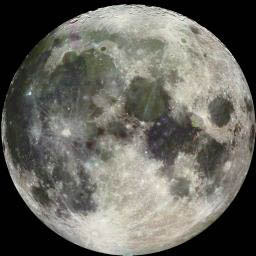
%> input picture MOON DETECTION/m3.jpg, 256 x 256 px
$ octave moon_detection.m   (GNU Octave 9; MATLAB toolbox functions it lacks are replaced by stand-ins)
%> lines starting %> are read from the running program, lines starting %| are printed output that depends on the picture
clear all;
clc

% Step 1: Read Images
%
% Read the reference image containing the object of interest.

boxImage = imread('m3.jpg');
%> boxImage is the input picture: size 256x256x3 uint8; mean R, G, B 104.1, 103, 95.7
boxImage=rgb2gray(boxImage);
%> boxImage: size 256x256 uint8
figure; imshow(boxImage);
title('Image of a moon');

% Read the target image containing a cluttered scene.

sceneImage = imread('m2.jpg');
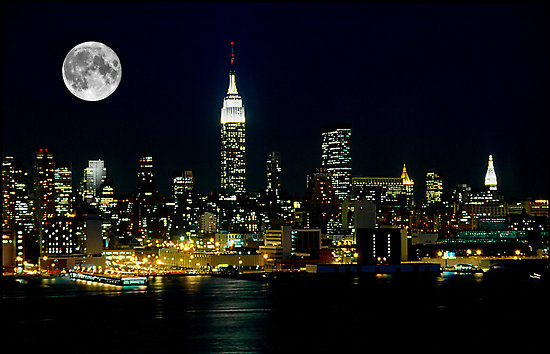
%> input picture MOON DETECTION/m2.jpg, 550 x 354 px
%> sceneImage is the input picture: size 354x550x3 uint8; mean R, G, B 21.6, 21.7, 22.2
sceneImage=rgb2gray(sceneImage);
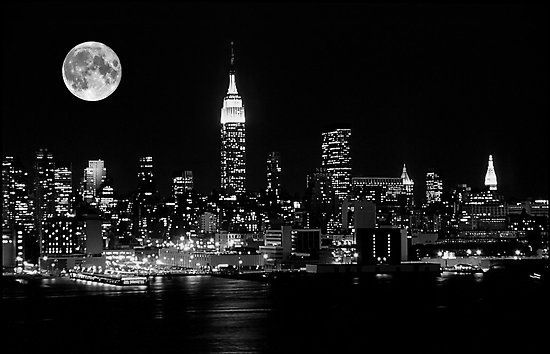
%> sceneImage: size 354x550 uint8; min 0, max 255, mean 21.7
figure; imshow(sceneImage);
title('Image of a Moon in Newyork skyline');

% Step 2: Detect Feature Points
%
% Detect feature points in both images.

%> (the run ends here)
